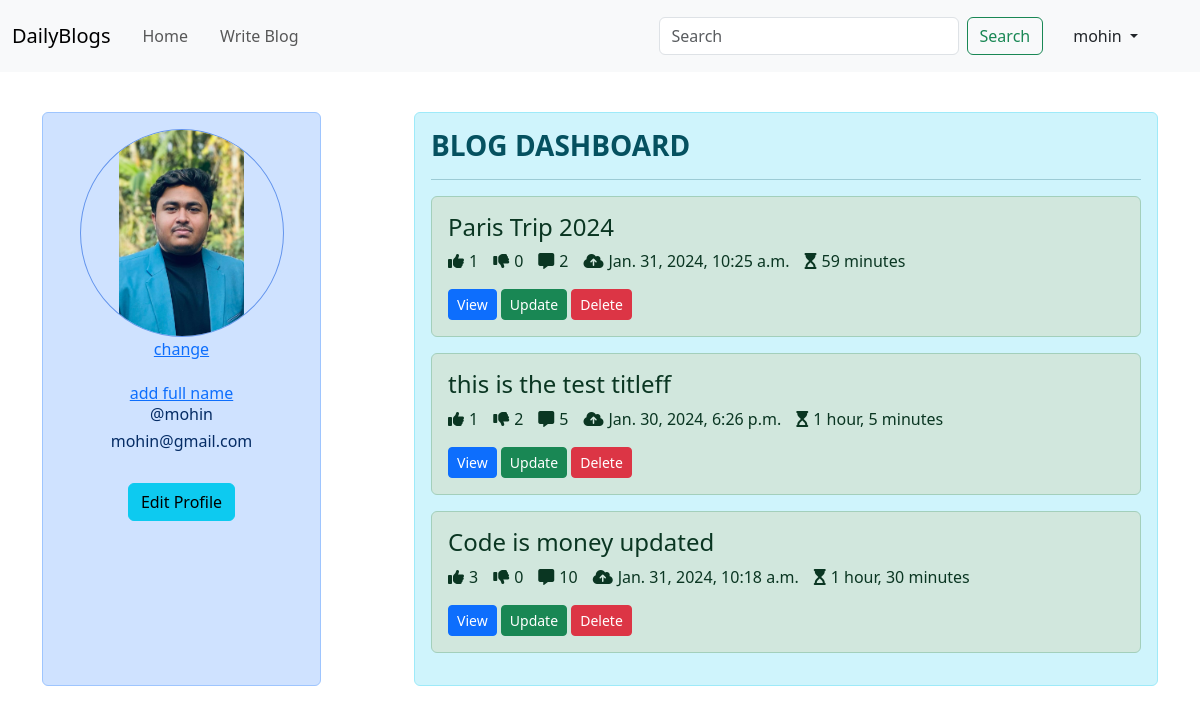
/blog/profile/5/ (signed in), run on the app's committed database.
### loginApp/models.py (models this page shows)
class UserProfile(models.Model):
    user = models.OneToOneField(User, on_delete=models.CASCADE, related_name='user_profile')
    profile_picture = models.ImageField(upload_to='profile_picture/')

### blogApp/models.py (models this page shows, shortened)
class Blog(models.Model):
    author = models.ForeignKey(User, on_delete=models.CASCADE, related_name='post_author')
    blog_title = models.CharField(max_length=200, verbose_name='Enter a title')
    slug = models.SlugField(max_length=264, unique=True)
    blog_content = models.TextField()
    blog_image = models.ImageField(upload_to='blog_images/')
    publish_date = models.DateTimeField(auto_now_add=True)
    update_date = models.DateTimeField(auto_now=True)
    class Meta:
        ordering = ['-update_date']

### blogApp/views.py (the view)
# urls.py: path('profile/<int:profile_id>/', views.profile_setting, name='profile'),
def profile_setting(request, profile_id):
    blog = Blog.objects.filter(author_id=profile_id)
    return render(request, 'blogApp/profile.html', context={'blogs': blog})

### templates/blogApp/profile.html (shortened to what this page needs)
{% extends 'base.html' %}
{% load static %}
{% block styles %}
    <link href="{% static 'profile.css' %}" rel="stylesheet">
{% endblock %}
{% block main_block %}
    <div class="container">
        <div class="container-left col-3 alert alert-primary" style="text-align: center">
            {% if user.user_profile %}
                <img src="/media/{{ user.user_profile.profile_picture }}" class="rounded-circle profile-pic"
                     alt="profile-image">
                <a href="{% url 'blog_app:profile-picture' %}">change</a>
            {% else %}
                <img src="/media/default_profile.jpg" class="rounded-circle profile-pic" alt="profile-image">
                <a href="{% url 'blog_app:profile-picture' %}" style="margin-left: 100px">upload</a>
            {% endif %}
            <div class="profile-text" style="text-align: center;margin-top: 20px">
                {% if user.first_name or user.last_name %}
                    <h6> {{ user.first_name }} {{ user.last_name }}</h6>
                {% else %}
                    <a href="{% url 'blog_app:profile_change' %}">add full name</a>
                {% endif %}
                <h6> @{{ user.username }}</h6>
                <h6> {{ user.email }}</h6>
                <br>
                <a href="{% url 'blog_app:profile_change' %}" class="btn btn-info">Edit Profile</a>
            </div>
        </div>
        <div class="container-right col-8 alert alert-info">
            <h3><strong>BLOG DASHBOARD</strong></h3>
            <hr>
            {% for blog in blogs %}
                <div class="blog-text alert alert-success">
                    <h4>{{ blog.blog_title }}</h4>
                    <div style="display: flex;">
                        <p style="margin-right: 15px"><i class="fa-solid fa-thumbs-up"
                                                         style="margin-right: 5px"></i>{{ blog.liked_blog.count }}
                        </p>
                        <p style="margin-right: 15px"><i class="fa-solid fa-thumbs-down"
                                                         style="margin-right: 5px"></i>{{ blog.Unliked_blog.count }}
                        </p>
                        <p style="margin-right: 15px"><i class="fa-solid fa-message"
                                                         style="margin-right: 5px"></i>{{ blog.blog_comment.count }}
                        </p>
                        <p style="margin-right: 15px"><i class="fa-solid fa-cloud-arrow-up"
                                                         style="margin-right: 5px"></i>{{ blog.publish_date }}
                        </p>
                        <p style="margin-right: 15px"><i class="fa-solid fa-hourglass-start" style="margin-right: 5px"></i>{{ blog.update_date|timesince }}
                        </p>
                    </div>
                    <a href="{% url 'blog_app:blog-details' blog.slug %}" class="btn btn-primary btn-sm">View</a>
                    <a href="{% url 'blog_app:update-blog' blog.pk %}" class="btn btn-success btn-sm">Update</a>
                    <a href="" class="btn btn-danger btn-sm">Delete</a>
                </div>
            {% endfor %}
        </div>
    </div>
{% endblock %}

### templates/base.html (shortened to what this page needs)
<!DOCTYPE html>
<html lang="en">
<head>
    {% block styles %} {% endblock %}
    <link href="https://cdn.jsdelivr.net/npm/bootstrap@5.3.2/dist/css/bootstrap.min.css" rel="stylesheet"
>
</head>
<body>
<div class="navbar-expand-lg">
    <nav class="navbar navbar-expand-lg bg-body-tertiary">
        <div class="container-fluid">
            <a class="navbar-brand" href="/">DailyBlogs</a>
            <div class="collapse navbar-collapse" id="navbarSupportedContent">
                <ul class="navbar-nav me-auto mb-2 mb-lg-0">
                    <li class="nav-link">
                        <a class="nav-link " aria-current="page" href="/">Home</a>
                    </li>
                    <li class="nav-link">
                        <a class="nav-link " aria-current="page" href="{% url 'blog_app:create-blog' %}">Write Blog</a>
                    </li>
                </ul>
                <form class="d-flex" role="search" method="GET" action="{% url 'blog_app:search-blog' %}">
                    <input class="form-control me-2" type="search" placeholder="Search" aria-label="Search"
                           name="q" id="q" style="width: 300px">
                    <button class="btn btn-outline-success" type="submit">Search</button>
                </form>
                {% if user.is_authenticated %}
                    <div class="dropdown" style="margin: 0 50px 0 30px">
                        <a class="nav-link dropdown-toggle" type="button" id="dropdownMenuButton1"
                           data-bs-toggle="dropdown" aria-expanded="false">
                            {{ user.username }}
                        </a>
                    </div>
                {% else %}
                    <a class="nav-link" href="{% url 'login_app:register' %} " style="margin:0 30px 0 50px">SignUp</a>
                    <a class="nav-link" href="{% url 'login_app:login' %}" style="margin:0 30px 0 0">login</a>
                {% endif %}
            </div>
        </div>
    </nav>
</div>
{% block main_block %}
{% endblock %}
</body>
</html>

### static/profile.css (style rules this page uses)
.container { display: flex; margin-top: 40px; justify-content: space-between; }
.profile-pic { height: 208px; width: 204px; object-fit: contain; border: 1px solid cornflowerblue; margin-left: auto; margin-right:auto; display: block; }

### data on the page
Blog: blog_title "Paris Trip 2024", liked_blog.count "1", Unliked_blog.count "0", blog_comment.count "2", publish_date "Jan. 31, 2024, 10:25 a.m.", update_date "59 minutes"
Blog: blog_title "this is the test titleff", liked_blog.count "1", Unliked_blog.count "2", blog_comment.count "5", publish_date "Jan. 30, 2024, 6:26 p.m.", update_date "1 hour, 5 minutes"
Blog: blog_title "Code is money updated", liked_blog.count "3", Unliked_blog.count "0", blog_comment.count "10", publish_date "Jan. 31, 2024, 10:18 a.m.", update_date "1 hour, 30 minutes"

### other printed values
{{ user.username }} "mohin"
{{ user.email }} "mohin@gmail.com"
